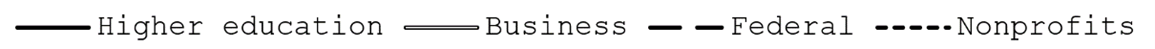
#> input picture sources/figures-web/raw-graph-1-2.png, 1155 x 49 px, found by its file name
$ python _glyphs.py
#> lines starting #> are read from the running program, lines starting #| are printed output that depends on the picture; after the words box and inside, x2 and y2 are one past the last pixel; in counts of white or black regions, pixels touching at a corner belong together
"""Per-glyph ASCII dump of the first words of the graph-1-2 strip."""
import numpy as np
from PIL import Image

CH = " .:-=+*#%@"
im = Image.open("sources/figures-web/raw-graph-1-2.png").convert("RGBA")
#> im is the input picture: PIL image 1155x49 RGBA; mean R, G, B, A 238.5, 238.5, 238.5, 255
bg = Image.new("RGBA", im.size, (255, 255, 255, 255))
#> bg: PIL image 1155x49 RGBA; every value is 255
a = np.array(Image.alpha_composite(bg, im).convert("L")).astype(float)
ink = a < 170
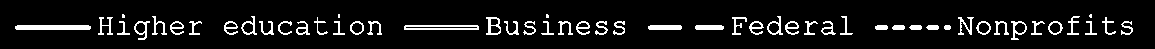
#> ink: shape (49, 1155) bool; 8.2% white in thin lines or dots, all inside (x1, y1, x2, y2) = (15, 14, 1133, 40)

WINDOWS = [(95, 210), (185, 210), (220, 335), (330, 350), (348, 390), (400, 545), (480, 545)]

for (x0, x1) in WINDOWS:
    sub = a[:, x0:x1]
    m = sub < 170
    ys = np.where(m.any(axis=1))[0]
    if len(ys) == 0:
        continue
    sub = sub[ys.min():ys.max() + 1]
    h, w = sub.shape
    s = max(1, int(round(16.0 / h)))
    big = np.array(Image.fromarray(np.clip(sub, 0, 255).astype(np.uint8))
                   .resize((w * s, h * s), Image.LANCZOS)).astype(float)
    # glyph segmentation inside the window
    cols = (big < 170).sum(axis=0)
    glyphs = []
    run = None
    for i, v in enumerate(cols):
        if v > 0 and run is None:
            run = i
        elif v == 0 and run is not None:
            glyphs.append((run, i)); run = None
    if run is not None:
        glyphs.append((run, len(cols)))
    print("=== window x=%d..%d  height=%d -> %d glyph runs" % (x0, x1, h, len(glyphs)))
    for gi, (g0, g1) in enumerate(glyphs):
        g = big[:, g0:g1]
        print("  glyph %d (w=%d)" % (gi, g1 - g0))
        for r in g:
            print("    " + "".join(CH[min(9, int((255 - v) // 26))] for v in r))
#> this loop made 7 passes
#> ys on passes 2, 5: [21, 22, 23, 24, 25, 26, 27, 28, 29, 30, 31, 32, 33, 34], [21, 22, 23, 24, 25, 26, 27, 28, 29, 30, 31, 32, 33, 34]
#| === window x=220..335  height=19 -> 7 glyph runs
#> (further printed lines are left out)
#> pass 1, `sub = a[:, x0:x1]`:
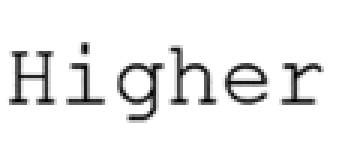
#> sub: shape (49, 115) float64 (shown 3 times larger); min 0, max 255, mean 235.9
#> pass 1, `m = sub < 170`:
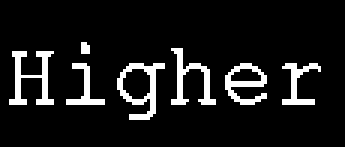
#> m: shape (49, 115) bool (shown 3 times larger); 9.5% white in thin lines or dots, all inside (x1, y1, x2, y2) = (3, 14, 107, 40)
#> pass 1, `sub = sub[ys.min():ys.max() + 1]`:
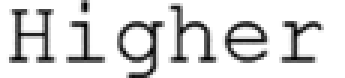
#> sub: shape (26, 115) float64 (shown 3 times larger); min 0, max 255, mean 219.1
#> pass 2, `sub = a[:, x0:x1]`:
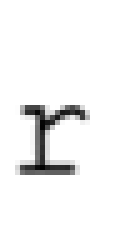
#> sub: shape (49, 25) float64 (shown 5 times larger); min 0, max 255, mean 243.5

$ run again, with sources/figures-web/raw-graph-1-1.png copied over sources/figures-web/raw-graph-1-2.png
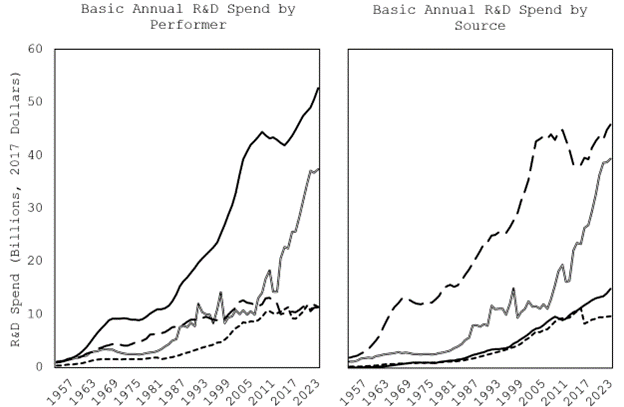
#> input picture sources/figures-web/raw-graph-1-1.png, 624 x 407 px, found by its file name
#> im is the input picture: PIL image 624x407 RGBA; mean R, G, B, A 245.2, 245.2, 245.2, 255
#> bg: PIL image 624x407 RGBA; every value is 255
#> `ink = a < 170`:
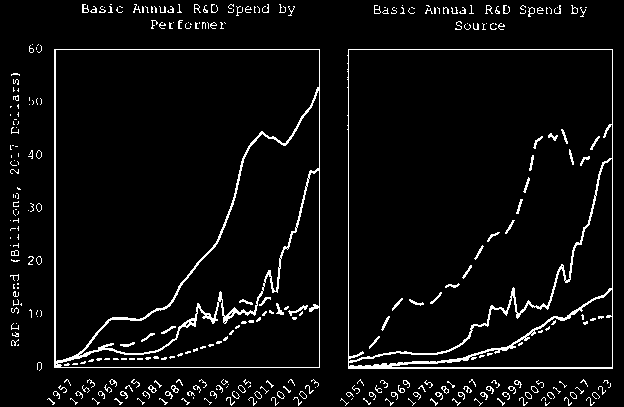
#> ink: shape (407, 624) bool; 4.9% white in thin lines or dots
#> the loop `for (x0, x1) in WINDOWS:` made 7 passes
#| === window x=95..210  height=401 -> 1 glyph runs
#> (further printed lines are left out)
#> after the loop `for (x0, x1) in WINDOWS:`:
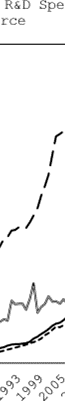
#> sub: shape (401, 65) float64; min 0, max 255, mean 244.2

$ run again, with sources/figures-web/raw-graph-1-3.png copied over sources/figures-web/raw-graph-1-2.png
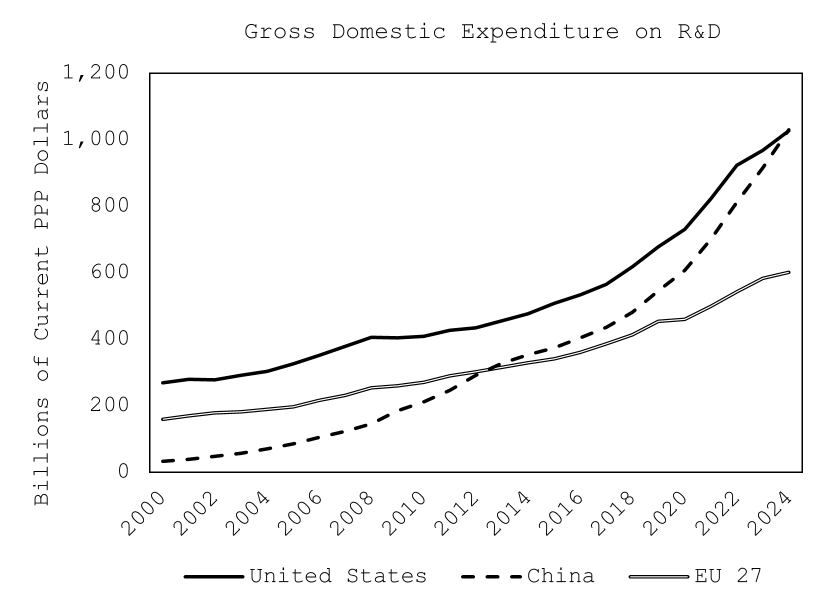
#> input picture sources/figures-web/raw-graph-1-3.png, 1659 x 1221 px, found by its file name (shown at 1/2 size)
#> im is the input picture: PIL image 1659x1221 RGBA; mean R, G, B, A 248, 248, 248, 255
#> bg: PIL image 1659x1221 RGBA; every value is 255
#> `ink = a < 170`:
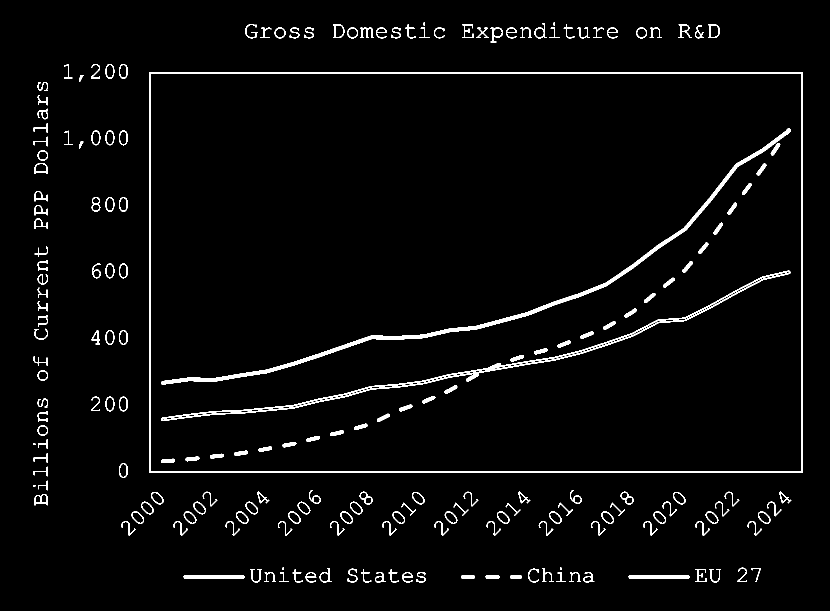
#> ink: shape (1221, 1659) bool (shown at 1/2 size); 3% white; 194 white regions (6 under 20 px), largest, box (x1, y1, x2, y2) and area: (298, 145, 1606, 946) 12618, (322, 256, 1581, 769) 10270, (322, 541, 1581, 842) 7231
#> after the loop `for (x0, x1) in WINDOWS:`:
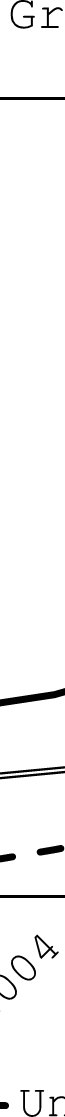
#> sub: shape (1117, 65) float64; min 0, max 255, mean 246.7

$ run again, with sources/figures-web/raw-graph-1-4.png copied over sources/figures-web/raw-graph-1-2.png
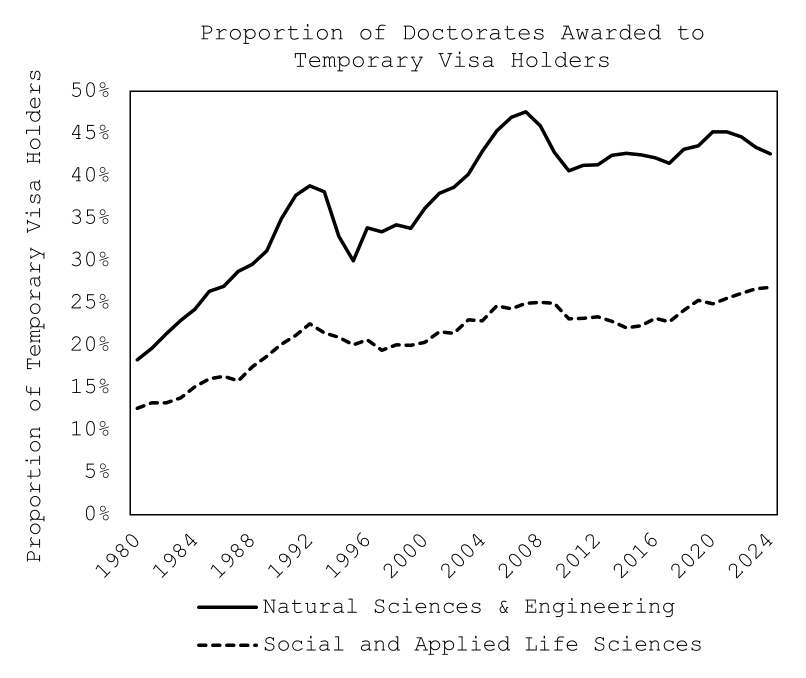
#> input picture sources/figures-web/raw-graph-1-4.png, 1611 x 1356 px, found by its file name (shown at 1/2 size)
#> im is the input picture: PIL image 1611x1356 RGBA; mean R, G, B, A 247.7, 247.7, 247.7, 255
#> bg: PIL image 1611x1356 RGBA; every value is 255
#> `ink = a < 170`:
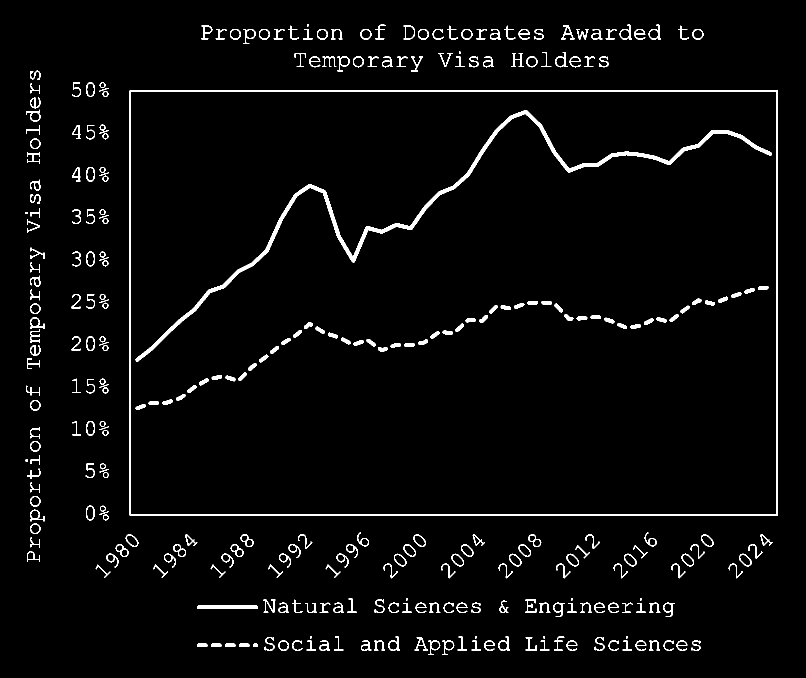
#> ink: shape (1356, 1611) bool (shown at 1/2 size); 3.1% white; 309 white regions (9 under 20 px), largest, box (x1, y1, x2, y2) and area: (271, 220, 1544, 723) 13060, (259, 181, 1556, 1031) 12846, (394, 1211, 516, 1218) 845
#> the loop `for (x0, x1) in WINDOWS:` made 7 passes
#| === window x=95..210  height=992 -> 3 glyph runs
#> (further printed lines are left out)
#> after the loop `for (x0, x1) in WINDOWS:`:
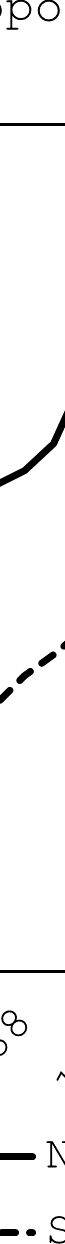
#> sub: shape (1244, 65) float64; min 0, max 255, mean 246.5
